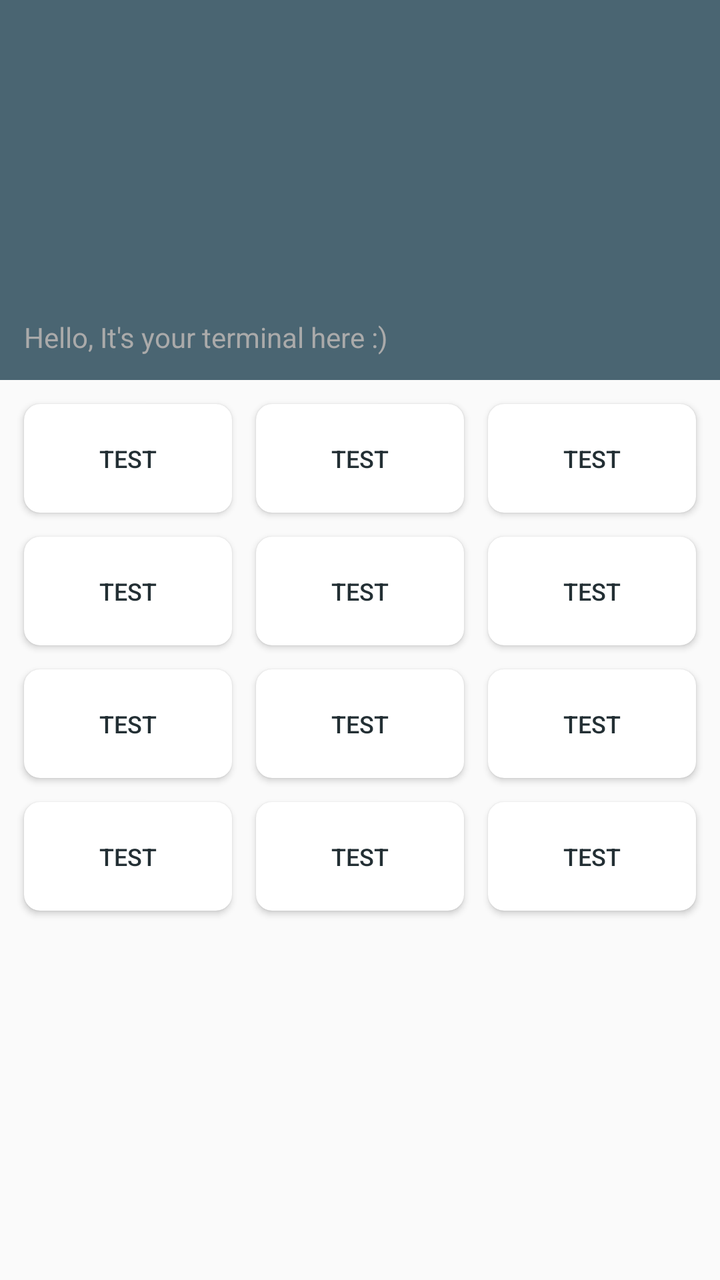
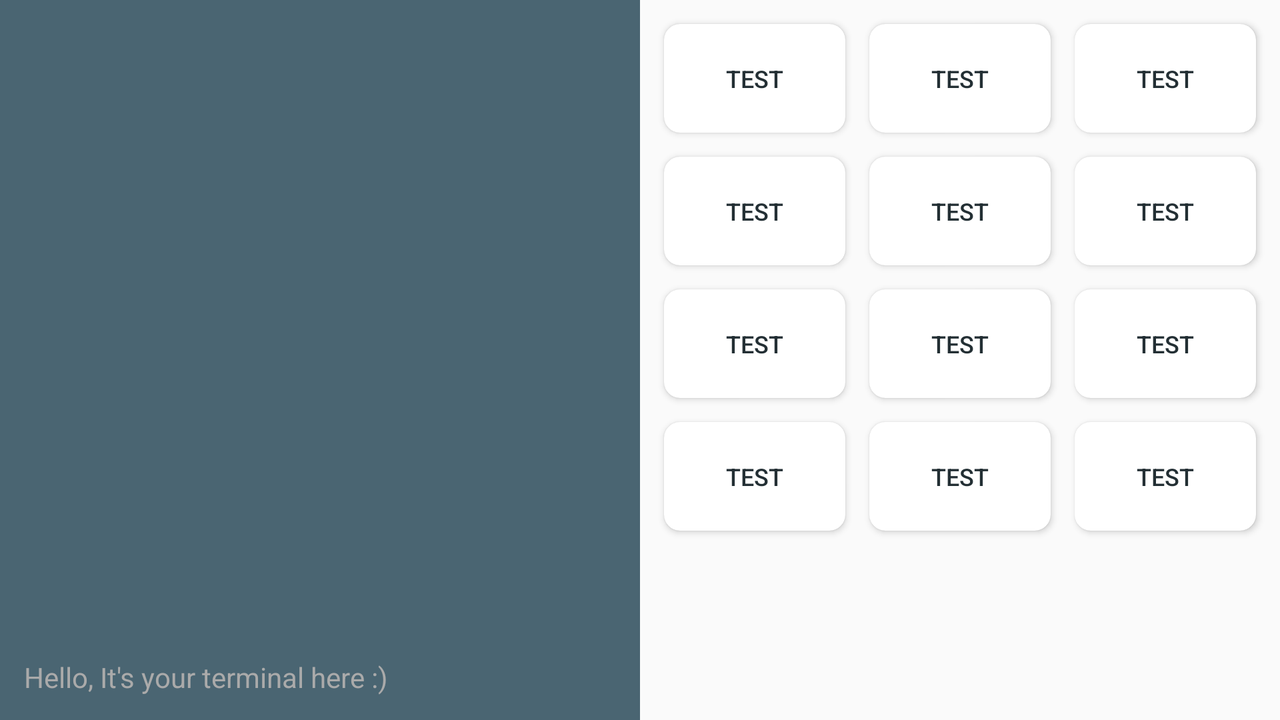

Compare how this app lays out the same screen by default and in its alternative resource folder. The renders come first, then the two layout files and the values they reference.
<!-- AndroidManifest.xml: application theme AppTheme -->
<!-- res/layout/fragment_advanced_terminal.xml -->
<?xml version="1.0" encoding="utf-8"?>
<RelativeLayout xmlns:android="http://schemas.android.com/apk/res/android"
    xmlns:app="http://schemas.android.com/apk/res-auto"
    android:layout_width="match_parent"
    android:layout_height="match_parent">

    <ScrollView
        android:id="@+id/small_terminal_root"
        android:layout_width="match_parent"
        android:layout_height="wrap_content"
        android:fillViewport="true">

        <TextView
            android:id="@+id/tv_communication_history"
            android:layout_width="match_parent"
            android:layout_height="wrap_content"
            android:background="@color/colorAccentVariant"
            android:gravity="bottom"
            android:hint="@string/terminal_hint_message"
            android:lines="10"
            android:padding="@dimen/default_dimen"
            android:scrollbars="vertical"
            android:textColorHint="@android:color/darker_gray"
            app:layout_constraintTop_toTopOf="parent" />
    </ScrollView>

    <include
        layout="@layout/buttons_layout"
        android:layout_width="match_parent"
        android:layout_height="match_parent"
        android:layout_below="@+id/small_terminal_root" />

</RelativeLayout>
<!-- res/layout/buttons_layout.xml (included above) -->
<?xml version="1.0" encoding="utf-8"?>
<ScrollView xmlns:android="http://schemas.android.com/apk/res/android"
    xmlns:app="http://schemas.android.com/apk/res-auto"
    xmlns:tools="http://schemas.android.com/tools"
    android:layout_width="match_parent"
    android:layout_height="wrap_content">

    <android.support.constraint.ConstraintLayout
        android:id="@+id/cl_root"
        android:layout_width="match_parent"
        android:layout_height="wrap_content">

        <android.support.v7.widget.CardView
            android:id="@+id/root_first"
            android:layout_width="0dp"
            android:layout_height="wrap_content"
            android:layout_marginBottom="@dimen/default_dimen"
            android:layout_marginEnd="@dimen/default_dimen"
            android:layout_marginStart="@dimen/default_dimen"
            android:layout_marginTop="@dimen/default_dimen"
            app:cardCornerRadius="8dp"
            app:layout_constraintEnd_toStartOf="@+id/root_second"
            app:layout_constraintStart_toStartOf="parent"
            app:layout_constraintTop_toTopOf="parent">

            <Button
                android:id="@+id/bt_first"
                style="@style/CommandButtons"
                android:layout_width="match_parent"
                android:layout_height="match_parent"
                tools:text="Test" />
        </android.support.v7.widget.CardView>

        <android.support.v7.widget.CardView
            android:id="@+id/root_second"
            android:layout_width="0dp"
            android:layout_height="wrap_content"
            android:layout_marginBottom="@dimen/default_dimen"
            android:layout_marginTop="@dimen/default_dimen"
            app:cardCornerRadius="8dp"
            app:layout_constraintEnd_toStartOf="@+id/root_third"
            app:layout_constraintStart_toEndOf="@+id/root_first"
            app:layout_constraintTop_toTopOf="parent">

            <Button
                android:id="@+id/bt_second"
                style="@style/CommandButtons"
                android:layout_width="match_parent"
                android:layout_height="match_parent"
                tools:text="Test" />
        </android.support.v7.widget.CardView>

        <android.support.v7.widget.CardView
            android:id="@+id/root_third"
            android:layout_width="0dp"
            android:layout_height="wrap_content"
            android:layout_marginBottom="@dimen/default_dimen"
            android:layout_marginEnd="@dimen/default_dimen"
            android:layout_marginStart="@dimen/default_dimen"
            android:layout_marginTop="@dimen/default_dimen"
            app:cardCornerRadius="8dp"
            app:layout_constraintEnd_toEndOf="parent"
            app:layout_constraintStart_toEndOf="@+id/root_second"
            app:layout_constraintTop_toTopOf="parent">

            <Button
                android:id="@+id/bt_third"
                style="@style/CommandButtons"
                android:layout_width="match_parent"
                android:layout_height="match_parent"
                tools:text="Test" />
        </android.support.v7.widget.CardView>

        <android.support.v7.widget.CardView
            android:id="@+id/root_fourth"
            android:layout_width="0dp"
            android:layout_height="wrap_content"
            android:layout_marginBottom="@dimen/default_dimen"
            android:layout_marginEnd="@dimen/default_dimen"
            android:layout_marginStart="@dimen/default_dimen"
            android:layout_marginTop="@dimen/default_dimen"
            app:cardCornerRadius="8dp"
            app:layout_constraintEnd_toStartOf="@+id/root_fifth"
            app:layout_constraintStart_toStartOf="parent"
            app:layout_constraintTop_toBottomOf="@+id/root_first">

            <Button
                android:id="@+id/bt_fourth"
                style="@style/CommandButtons"
                android:layout_width="match_parent"
                android:layout_height="match_parent"
                tools:text="Test" />
        </android.support.v7.widget.CardView>

        <android.support.v7.widget.CardView
            android:id="@+id/root_fifth"
            android:layout_width="0dp"
            android:layout_height="wrap_content"
            android:layout_marginBottom="@dimen/default_dimen"
            android:layout_marginTop="@dimen/default_dimen"
            app:cardCornerRadius="8dp"
            app:layout_constraintEnd_toStartOf="@+id/root_sixth"
            app:layout_constraintStart_toEndOf="@+id/root_fourth"
            app:layout_constraintTop_toBottomOf="@+id/root_second">

            <Button
                android:id="@+id/bt_fifth"
                style="@style/CommandButtons"
                android:layout_width="match_parent"
                android:layout_height="match_parent"
                tools:text="Test" />
        </android.support.v7.widget.CardView>

        <android.support.v7.widget.CardView
            android:id="@+id/root_sixth"
            android:layout_width="0dp"
            android:layout_height="wrap_content"
            android:layout_marginBottom="@dimen/default_dimen"
            android:layout_marginEnd="@dimen/default_dimen"
            android:layout_marginStart="@dimen/default_dimen"
            android:layout_marginTop="@dimen/default_dimen"
            app:cardCornerRadius="8dp"
            app:layout_constraintEnd_toEndOf="parent"
            app:layout_constraintStart_toEndOf="@+id/root_fifth"
            app:layout_constraintTop_toBottomOf="@+id/root_third">

            <Button
                android:id="@+id/bt_sixth"
                style="@style/CommandButtons"
                android:layout_width="match_parent"
                android:layout_height="match_parent"
                tools:text="Test" />
        </android.support.v7.widget.CardView>

        <android.support.v7.widget.CardView
            android:id="@+id/root_seventh"
            android:layout_width="0dp"
            android:layout_height="wrap_content"
            android:layout_marginBottom="@dimen/default_dimen"
            android:layout_marginEnd="@dimen/default_dimen"
            android:layout_marginStart="@dimen/default_dimen"
            android:layout_marginTop="@dimen/default_dimen"
            app:cardCornerRadius="8dp"
            app:layout_constraintEnd_toStartOf="@+id/root_eighth"
            app:layout_constraintStart_toStartOf="parent"
            app:layout_constraintTop_toBottomOf="@+id/root_fourth">

            <Button
                android:id="@+id/bt_seventh"
                style="@style/CommandButtons"
                android:layout_width="match_parent"
                android:layout_height="match_parent"
                tools:text="Test" />
        </android.support.v7.widget.CardView>

        <android.support.v7.widget.CardView
            android:id="@+id/root_eighth"
            android:layout_width="0dp"
            android:layout_height="wrap_content"
            android:layout_marginBottom="@dimen/default_dimen"
            android:layout_marginTop="@dimen/default_dimen"
            app:cardCornerRadius="8dp"
            app:layout_constraintEnd_toStartOf="@+id/root_ninth"
            app:layout_constraintStart_toEndOf="@+id/root_seventh"
            app:layout_constraintTop_toBottomOf="@+id/root_fifth">

            <Button
                android:id="@+id/bt_eighth"
                style="@style/CommandButtons"
                android:layout_width="match_parent"
                android:layout_height="match_parent"
                tools:text="Test" />
        </android.support.v7.widget.CardView>

        <android.support.v7.widget.CardView
            android:id="@+id/root_ninth"
            android:layout_width="0dp"
            android:layout_height="wrap_content"
            android:layout_marginBottom="@dimen/default_dimen"
            android:layout_marginEnd="@dimen/default_dimen"
            android:layout_marginStart="@dimen/default_dimen"
            android:layout_marginTop="@dimen/default_dimen"
            app:cardCornerRadius="8dp"
            app:layout_constraintEnd_toEndOf="parent"
            app:layout_constraintStart_toEndOf="@+id/root_eighth"
            app:layout_constraintTop_toBottomOf="@+id/root_sixth">

            <Button
                android:id="@+id/bt_ninth"
                style="@style/CommandButtons"
                android:layout_width="match_parent"
                android:layout_height="match_parent"
                tools:text="Test" />
        </android.support.v7.widget.CardView>

        <android.support.v7.widget.CardView
            android:id="@+id/root_tenth"
            android:layout_width="0dp"
            android:layout_height="wrap_content"
            android:layout_marginBottom="@dimen/default_dimen"
            android:layout_marginEnd="@dimen/default_dimen"
            android:layout_marginStart="@dimen/default_dimen"
            android:layout_marginTop="@dimen/default_dimen"
            app:cardCornerRadius="8dp"
            app:layout_constraintEnd_toStartOf="@+id/root_eleventh"
            app:layout_constraintStart_toStartOf="parent"
            app:layout_constraintTop_toBottomOf="@+id/root_seventh">

            <Button
                android:id="@+id/bt_tenth"
                style="@style/CommandButtons"
                android:layout_width="match_parent"
                android:layout_height="match_parent"
                tools:text="Test" />
        </android.support.v7.widget.CardView>

        <android.support.v7.widget.CardView
            android:id="@+id/root_eleventh"
            android:layout_width="0dp"
            android:layout_height="wrap_content"
            android:layout_marginBottom="@dimen/default_dimen"
            android:layout_marginTop="@dimen/default_dimen"
            app:cardCornerRadius="8dp"
            app:layout_constraintEnd_toStartOf="@+id/root_twelfth"
            app:layout_constraintStart_toEndOf="@+id/root_tenth"
            app:layout_constraintTop_toBottomOf="@+id/root_eighth">

            <Button
                android:id="@+id/bt_eleventh"
                style="@style/CommandButtons"
                android:layout_width="match_parent"
                android:layout_height="match_parent"
                tools:text="Test" />
        </android.support.v7.widget.CardView>

        <android.support.v7.widget.CardView
            android:id="@+id/root_twelfth"
            android:layout_width="0dp"
            android:layout_height="wrap_content"
            android:layout_marginBottom="@dimen/default_dimen"
            android:layout_marginEnd="@dimen/default_dimen"
            android:layout_marginStart="@dimen/default_dimen"
            android:layout_marginTop="@dimen/default_dimen"
            app:cardCornerRadius="8dp"
            app:layout_constraintEnd_toEndOf="parent"
            app:layout_constraintStart_toEndOf="@+id/root_eleventh"
            app:layout_constraintTop_toBottomOf="@+id/root_ninth">

            <Button
                android:id="@+id/bt_twelfth"
                style="@style/CommandButtons"
                android:layout_width="match_parent"
                android:layout_height="match_parent"
                tools:text="Test" />
        </android.support.v7.widget.CardView>

        <View
            android:layout_width="match_parent"
            android:layout_height="4dp"
            android:layout_margin="@dimen/default_dimen"
            android:background="@android:color/transparent"
            app:layout_constraintTop_toBottomOf="@+id/root_tenth" />
    </android.support.constraint.ConstraintLayout>

</ScrollView>
<!-- resources referenced by this layout -->
<resources>
  <color name="colorAccentVariant">#4A6572</color>
  <dimen name="default_dimen">12dp</dimen>
  <string name="terminal_hint_message">Hello, It\'s your terminal here :)</string>
  <style name="CommandButtons" parent="@style/Base.Widget.AppCompat.Button.Borderless">
          <item name="android:background">@drawable/button_style</item>
          <item name="android:ellipsize">end</item>
          <item name="android:textSize">@dimen/text_size_small</item>
          <item name="android:textColor">@color/colorPrimaryVariant</item>
          <item name="android:paddingBottom">@dimen/default_dimen</item>
          <item name="android:paddingEnd">@dimen/default_dimen</item>
          <item name="android:paddingStart">@dimen/default_dimen</item>
          <item name="android:paddingTop">@dimen/default_dimen</item>
          <item name="android:maxLines">2</item>
          <item name="android:lines">2</item>
      </style>
  <style name="AppTheme" parent="Theme.AppCompat.Light.DarkActionBar">
          <item name="colorPrimary">@color/colorPrimary</item>
          <item name="colorPrimaryDark">@color/colorPrimaryVariant</item>
          <item name="colorAccent">@color/colorAccent</item>
      </style>
  <!-- drawable button_style (drawable) -->
  <?xml version="1.0" encoding="utf-8"?>
  <selector xmlns:android="http://schemas.android.com/apk/res/android">
      <item android:state_pressed="true" android:drawable="@drawable/button_state_pressed" />
      <item android:state_focused="true" android:drawable="@drawable/button_state_pressed" />
      <item android:drawable="@drawable/button_state_default" />
  </selector>
  <dimen name="text_size_small">12sp</dimen>
  <color name="colorPrimaryVariant">#232F34</color>
  <color name="colorPrimary">#344955</color>
  <color name="colorAccent">#F9AA33</color>
  <!-- drawable button_state_pressed (drawable) -->
  <shape xmlns:android="http://schemas.android.com/apk/res/android"
      android:shape="rectangle">
      <solid android:color="@color/colorAccentVariant" />
      <corners android:radius="@dimen/small_dimen" />
  </shape>
  <dimen name="small_dimen">6dp</dimen>
</resources>
<!-- res/layout-land/fragment_advanced_terminal.xml (the repository's variant of the layout above) -->
<!-- drawn on the phone turned sideways -->
<?xml version="1.0" encoding="utf-8"?>
<LinearLayout xmlns:android="http://schemas.android.com/apk/res/android"
    xmlns:app="http://schemas.android.com/apk/res-auto"
    android:layout_width="match_parent"
    android:layout_height="match_parent"
    android:orientation="horizontal">

    <ScrollView
        android:id="@+id/small_terminal_root"
        android:layout_width="match_parent"
        android:layout_height="match_parent"
        android:layout_weight="1"
        android:fillViewport="true">

        <TextView
            android:id="@+id/tv_communication_history"
            android:layout_width="match_parent"
            android:layout_height="wrap_content"
            android:background="@color/colorAccentVariant"
            android:gravity="bottom"
            android:hint="@string/terminal_hint_message"
            android:lines="10"
            android:maxLines="10"
            android:padding="@dimen/default_dimen"
            android:scrollbars="vertical"
            android:textColor="@android:color/white"
            android:textColorHint="@android:color/darker_gray"
            app:layout_constraintTop_toTopOf="parent" />
    </ScrollView>

    <include
        layout="@layout/buttons_layout"
        android:layout_width="match_parent"
        android:layout_height="match_parent"
        android:layout_weight="1" />

</LinearLayout>
